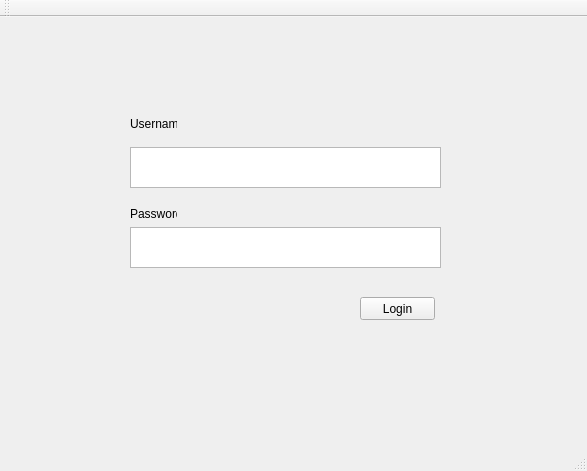
<?xml version="1.0" encoding="UTF-8"?>
<ui version="4.0">
 <class>MainWindow</class>
 <widget class="QMainWindow" name="MainWindow">
  <property name="geometry">
   <rect>
    <x>0</x>
    <y>0</y>
    <width>587</width>
    <height>471</height>
   </rect>
  </property>
  <property name="windowTitle">
   <string>MainWindow</string>
  </property>
  <widget class="QWidget" name="centralWidget">
   <widget class="QTextEdit" name="teUsername">
    <property name="geometry">
     <rect>
      <x>130</x>
      <y>130</y>
      <width>311</width>
      <height>41</height>
     </rect>
    </property>
    <property name="toolTip">
     <string>&lt;html&gt;&lt;head/&gt;&lt;body&gt;&lt;p&gt;Please enter a valid username to login.&lt;/p&gt;&lt;/body&gt;&lt;/html&gt;</string>
    </property>
   </widget>
   <widget class="QTextEdit" name="tePassword">
    <property name="geometry">
     <rect>
      <x>130</x>
      <y>210</y>
      <width>311</width>
      <height>41</height>
     </rect>
    </property>
    <property name="toolTip">
     <string>&lt;html&gt;&lt;head/&gt;&lt;body&gt;&lt;p&gt;Please enter a valid password to login.&lt;/p&gt;&lt;/body&gt;&lt;/html&gt;</string>
    </property>
   </widget>
   <widget class="QLabel" name="label">
    <property name="geometry">
     <rect>
      <x>130</x>
      <y>100</y>
      <width>47</width>
      <height>13</height>
     </rect>
    </property>
    <property name="text">
     <string>Username</string>
    </property>
   </widget>
   <widget class="QLabel" name="label_2">
    <property name="geometry">
     <rect>
      <x>130</x>
      <y>190</y>
      <width>47</width>
      <height>13</height>
     </rect>
    </property>
    <property name="text">
     <string>Password</string>
    </property>
   </widget>
   <widget class="QPushButton" name="LoginButton">
    <property name="geometry">
     <rect>
      <x>360</x>
      <y>280</y>
      <width>75</width>
      <height>23</height>
     </rect>
    </property>
    <property name="text">
     <string>Login</string>
    </property>
   </widget>
  </widget>
  <widget class="QMenuBar" name="menuBar">
   <property name="geometry">
    <rect>
     <x>0</x>
     <y>0</y>
     <width>587</width>
     <height>21</height>
    </rect>
   </property>
  </widget>
  <widget class="QToolBar" name="mainToolBar">
   <attribute name="toolBarArea">
    <enum>TopToolBarArea</enum>
   </attribute>
   <attribute name="toolBarBreak">
    <bool>false</bool>
   </attribute>
  </widget>
  <widget class="QStatusBar" name="statusBar"/>
 </widget>
 <layoutdefault spacing="6" margin="11"/>
 <resources/>
 <connections/>
</ui>
